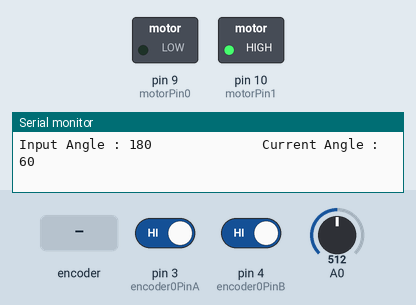
Recording of a sketch running on a simulated Arduino Uno, built with avr-gcc and run on an emulated ATmega328P. Shown: switched loads named in the sketch (green lamp = pin HIGH), the last lines printed to the serial monitor. Dashed ring = blinking. The inputs (shaded band) are chosen by the test bench; at power-on: A0 = 512, pin 3 (encoder0PinA) HIGH, pin 4 (encoder0PinB) HIGH.

Above: at 1.2 s.
1.3 s: A0 set to 269
4.3 s: A0 set to 246
At 5.2 s:
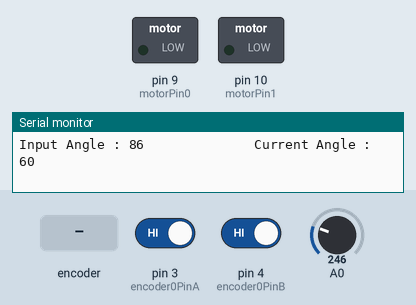
5.8 s: rotary encoder on pin 3 (encoder0PinA) / pin 4 (encoder0PinB) turned 2 steps (second pin leading)
At 7.3 s:
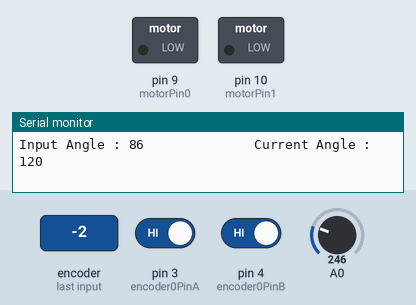
9.2 s: A0 set to 306
12.2 s: A0 set to 410
At 13.5 s:
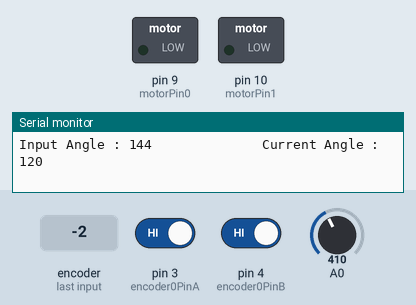
15.2 s: A0 set to 432
At 16.3 s:
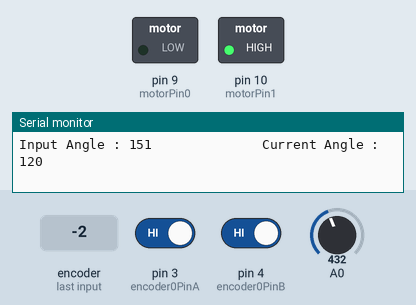
Timing chart, 0 to 18.2 s (numbered marks = the images above; inputs shaded):
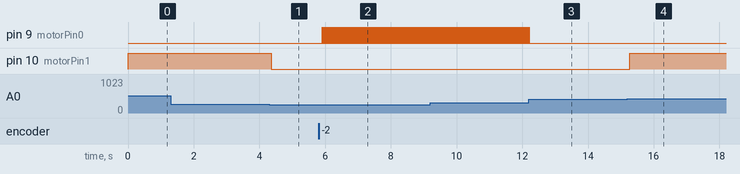

Measured:
- the behaviour switches between 256 and 255 on A0 (found by bisection; images 0 and 1)
- the behaviour switches between 425 and 426 on A0 (found by bisection; images 3 and 4)
- after the input at 4.3 s, pin 10 (motorPin1): HIGH → LOW after 0.06 s
- after the input at 5.8 s, pin 9 (motorPin0): alternates HIGH for 0.01 s and LOW for 0.04 s, starting after 0.12 s
- after the input at 12.2 s, pin 9 (motorPin0): goes on until 12.2 s, then stays LOW
- after the input at 15.2 s, pin 10 (motorPin1): LOW → HIGH after 0.07 s

The sketch:

Rotary_001.ino
```cpp
int val;
int encoder0PinA = 3;
int encoder0PinB = 4;
int encoder0Pos = -2;
int encoder0PinALast = LOW;
int n = LOW;
int setPoint = 0;
int input = 0;


#define motorPin0 9
#define motorPin1 10


void setup() {
  pinMode (encoder0PinA, INPUT);
  pinMode (encoder0PinB, INPUT);
  pinMode (motorPin0, OUTPUT);
  pinMode (motorPin1, OUTPUT);
  Serial.begin (9600);
}

void loop() {
  input = analogRead(A0);
  if (input > 512)
  input = 512;
  Serial.print("Input Angle : ");
  Serial.print(map(input, 0, 512, 0, 180));
  Serial.print("\t\t\t\t\t\t\t");
  setPoint = map(input,0 ,511,-3,3);
  Serial.print("Current Angle : ");
  Serial.print(map(encoder0Pos, -3, 3, 0, 180));
 // Serial.print(encoder0Pos);

  Serial.println("\t");
  n = digitalRead(encoder0PinA);
  if ((encoder0PinALast == LOW) && (n == HIGH)) {
    if (digitalRead(encoder0PinB) == LOW) {
      encoder0Pos--;
      //delay(10);
    } else {
      encoder0Pos++;
     // delay(10);
    }
    Serial.print (encoder0Pos);
    Serial.println ();
  }
  encoder0PinALast = n;
  if(setPoint < encoder0Pos)
  {
   digitalWrite(motorPin0, HIGH);
   digitalWrite(motorPin1, LOW);
   delay(10);
  }
  if(setPoint > encoder0Pos)
  {
   digitalWrite(motorPin0, LOW);
   digitalWrite(motorPin1, HIGH);
   delay(10);
  }
  else
  {
   digitalWrite(motorPin0, LOW);
   digitalWrite(motorPin1, LOW);
  }
}
```
